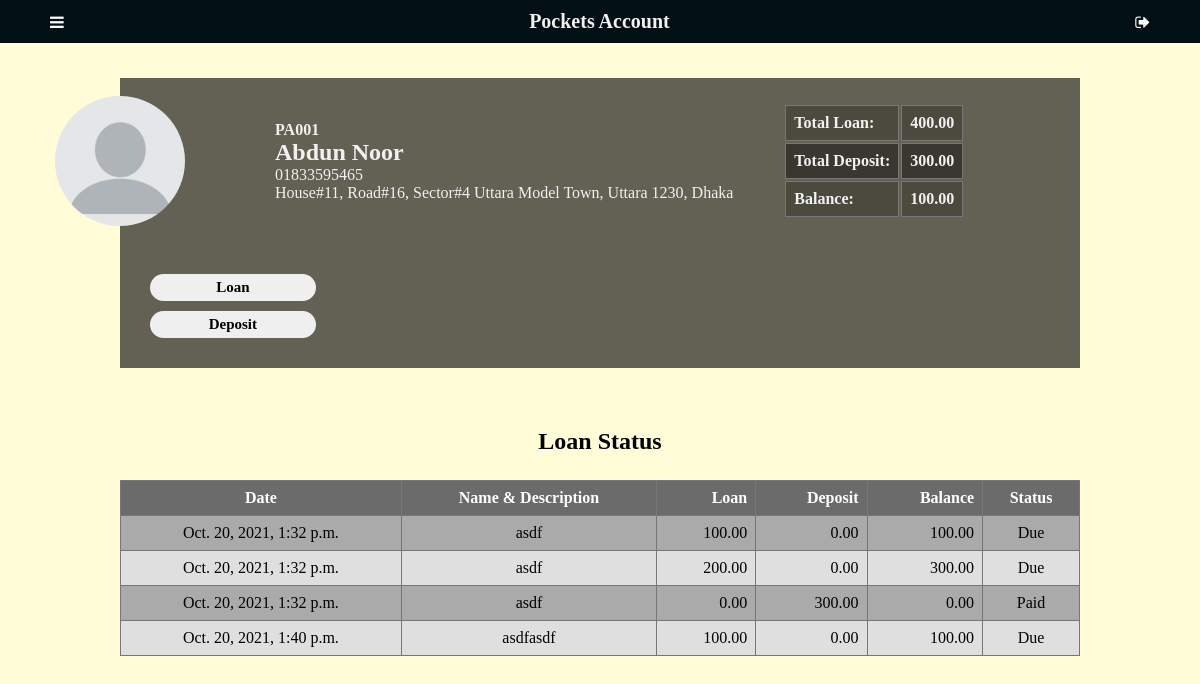
The app's page /debtorprofile/1 (signed in), older data.
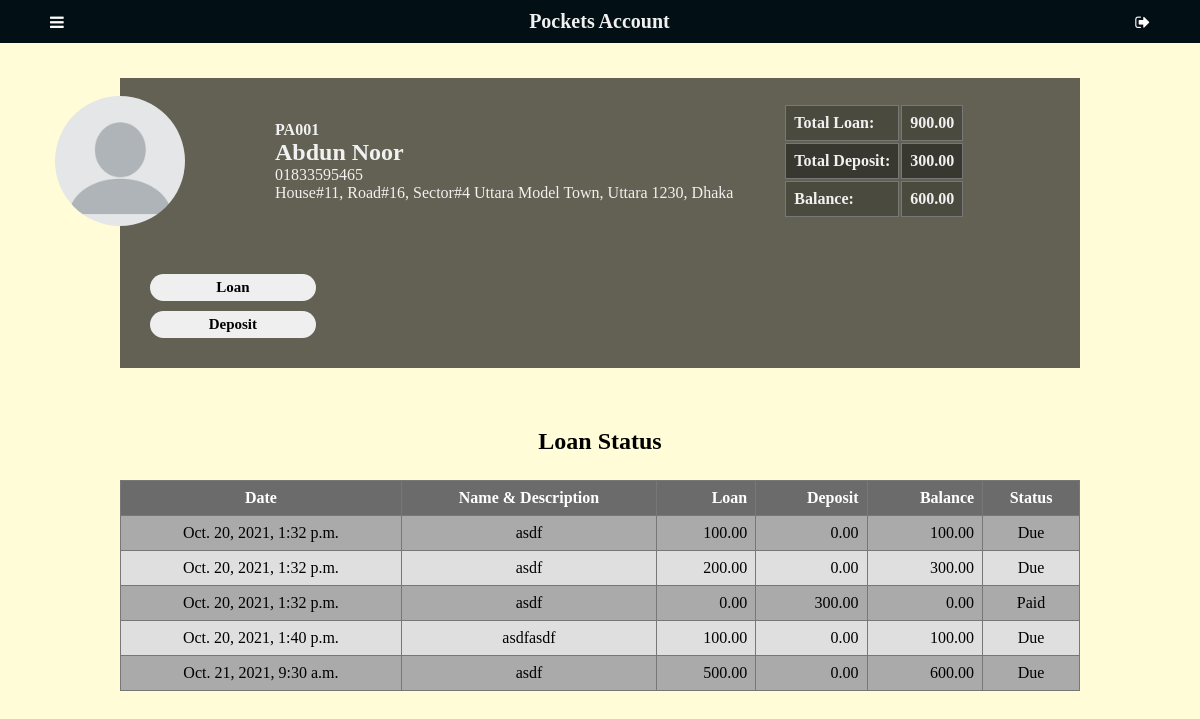
The same page, newer data.
### app/models.py (models this page shows)
class Account(models.Model):
    debtor = models.ForeignKey(Debtor, on_delete=models.SET_NULL, blank=True, null=True)
    description = models.TextField(blank=True, null= True)
    loan = models.IntegerField(default=0, null=True, blank=True)
    deposit = models.IntegerField(default=0, null=True, blank=True)
    balance = models.IntegerField(default=0, null=True, blank=True)
    date = models.DateTimeField(auto_now_add=True)
    status = models.BooleanField(default=False, null=True, blank=False)

### app/views.py (the view)
# urls.py: path('debtorprofile/<int:id>', views.debtorprofile, name='debtorprofile'),
@login_required(login_url='login')
def debtorprofile(request, id):
    profile = Debtor.objects.get(id=id)
    accounts = Account.objects.filter(debtor=profile).order_by('date')
    total_loan, total_depost, b = total_count_debtor(accounts)
    return render(request, "app/debtorprofile.html",{
        "profile": profile,
        "accounts": accounts,
        "total_loan": total_loan,
        "total_deposit": total_depost,
        "Due": b,
    })

### app/models.py (called while the page is built)
    def __str__(self):
        return "PA00" +str(self.id)

### app/views.py (called while the page is built)
def total_count_debtor(accounts):
    total_loan = 0
    total_depost = 0
    b = 0
    for account in accounts:
        total_loan = total_loan + account.loan
        total_depost = total_depost + account.deposit
    b = total_loan - total_depost
    return total_loan, total_depost, b

### app/templates/app/debtorprofile.html (shortened to what this page needs)
{% extends "app/layout.html" %}
{% block body %}
<main>
    <div class="profile">
        <div class="mainprofile">
            <img src="{% static 'app/img/avatar.png' %}" alt="Avatar" class="avatar" />
            <div class="userprofile">
                <h4>{{ profile }}</h4>
                <h2>{{ profile.debtorName }}</h2>
                <p>{{ profile.phone }}</p>
                <p>{{ profile.address }}</p>
            </div>
        </div>
        <div class="totaldebitdeposit">
            <table id="totalid">
                <tr>
                    <td><h4 class="lalign">Total Loan:</h4></td>
                    <td class="ralign"><h4>{{ total_loan|floatformat:2 }}</h4></td>
                </tr>
                <tr>
                    <td><h4 class="lalign">Total Deposit:</h4></td>
                    <td class="ralign"><h4> {{ total_deposit|floatformat:2 }} </h4></td>
                </tr>
                <tr>
                    <td><h4 class="lalign">Balance:</h4></td>
                    <td class="ralign"><h4>{{ Due|floatformat:2 }}</h4></td>
                </tr>
            </table>
        </div>
        <div class="buttons">
            <button type="button" onclick="ModalFunc(loanbtn)" id="loanbtn">Loan</button>
            <button type="button" onclick="ModalFunc(depositbtn)" id="depositbtn">Deposit</button>
        </div>
    </div>
    <div class="tablecontainer" style="margin: 0 0">
        <h2>Loan Status</h2>
        <table>
            <tr>
                <th>Date</th>
                <th>Name & Description</th>
                <th class="ralign">Loan</th>
                <th class="ralign">Deposit</th>
                <th class="ralign">Balance</th>
                <th>Status</th>
            </tr>
            {% for account in accounts %}
              <tr>
                <td>{{ account.date }}</td>
                <td>{{ account.description }}</td>
                <td class="ralign">{{ account.loan|floatformat:2 }}</td>
                <td class="ralign">{{ account.deposit|floatformat:2 }}</td>
                <td class="ralign">{{ account.balance|floatformat:2 }}</td>
                {% if account.status %}
                  <td>Paid</td>
                {% else %}
                <td>Due</td>
                {% endif %}
              </tr>
            {% endfor %}
        </table>
    </div>
</main>
{% endblock %}

Row changes from the older to the newer data that the page shows:
added Account: date "Oct. 21, 2021, 9:30 a.m.", description "asdf", loan "500.00", deposit "0.00", balance "600.00", status "Due"
Text that changed along with them:
{{ total_loan|floatformat:2 }}: "400.00" → "900.00"
{{ Due|floatformat:2 }}: "100.00" → "600.00"
